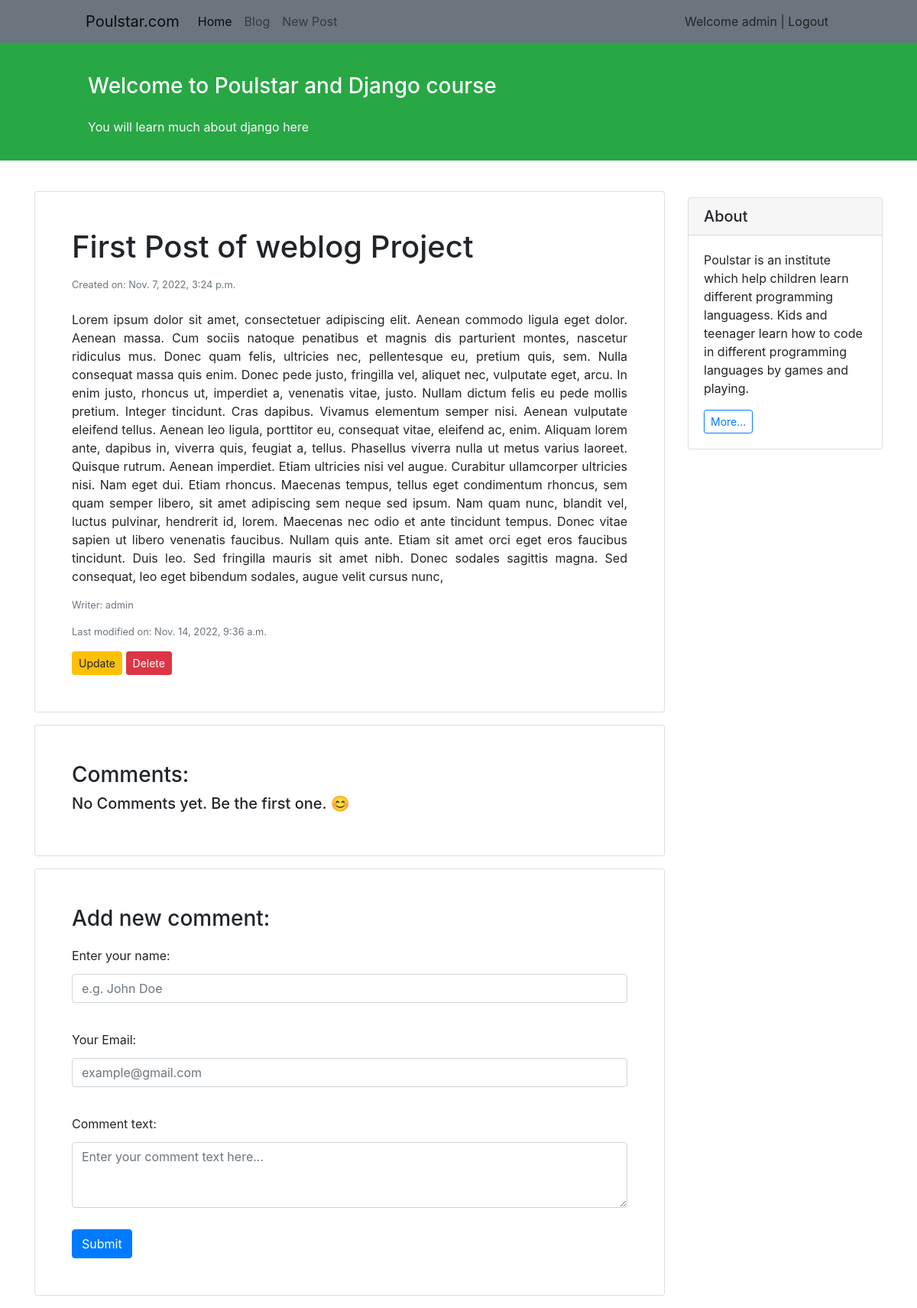
Page /blog/1/ (signed in) on the committed database.
### blog/models.py (models this page shows, shortened)
class Post(models.Model):
    STATUS_CHOICES = (
        ('pub', 'published'),
        ('drf', 'draft'),
    )
    title = models.CharField(max_length=100)
    text = models.TextField()
    author = models.ForeignKey(to='auth.User', on_delete=models.CASCADE)
    datetime_created = models.DateTimeField(auto_now_add=True)
    datetime_modified = models.DateTimeField(auto_now=True)
    status = models.CharField(choices=STATUS_CHOICES, max_length=3)

### blog/views.py (the view)
# urls.py: path('<int:pk>/', views.post_detail_view, name='post_detail'),
def post_detail_view(request, pk):
    post = get_object_or_404(Post, pk=pk)
    comments = Comment.objects.filter(post=post)
    context = { 'post': post , 'comments': comments}
    if request.method=='POST':
        author = request.POST.get('author_name')
        email = request.POST.get('email')
        text = request.POST.get('text')
        Comment.objects.create(author=author, author_email=email, text=text, likes=0, post=post)
    return render(request, 'blog/post_detail.html', context)

### blog/templates/blog/post_detail.html (shortened to what this page needs)
{% extends '_base.html' %}
{% block content %}
<div class="container mt-4">
    <div class="row">
        <div class="col-9">
            <div class="card shadow my-3 p-5">
                <h1>{{ post.title }}</h1>
                <p class="small text-muted mt-2">Created on: {{ post.datetime_created }}</p>
                <p class="mt-2" style="text-align: justify"> {{ post.text }}
                </p>
                <p class="small text-muted">Writer: {{ post.author }}</p>
                <p class="small text-muted mt">Last modified on: {{ post.datetime_modified }}</p>
                <div>
                    <a href = "{% url 'update' post.id %}" class="btn btn-sm btn-warning">Update</a>
                    <a href = "{% url 'delete' post.id %}" class="btn btn-sm btn-danger">Delete</a>
                </div>
            </div>
            <div class="card shadow my-3 p-5">
                <h3>Comments:</h3>
                {% if comments %}
                    {% for comment in comments %}
                    <h4>
                        Author: {{ comment.author }}
                    </h4>
                    <h5>
                        {{ comment.text }}
                    </h5>
                    <h6>
                        <span>
                            email: {{ comment.author_email }}
                        </span>
                        <span>
                            {{ comment.likes }} 💗
                        </span>
                        <hr>
                    </h6>
                    {% endfor %}
                {% else %}
                    <h5>
                        No Comments yet. Be the first one. 😊
                    </h5>
                {% endif %}
            </div>
            <div class="card shadow my-3 p-5">
                <h3>Add new comment:</h3>
                <form method="POST">
                    <div class="form-group py-2">
                        <label class="py-1" for="author_name">Enter your name:</label>
                        <input type="text" class="form-control" placeholder="e.g. John Doe" name="author_name">
                    </div>
                    <div class="form-group py-2">
                        <label class="py-1" for="email">Your Email:</label>
                        <input type="email" class="form-control" placeholder="example@gmail.com" name="email">
                    </div>
                    <div class="form-group py-2">
                        <label class="py-1" for="comment_text">Comment text:</label>
                        <textarea class="form-control" name="text" rows="3" placeholder="Enter your comment text here..."></textarea>
                    </div>
                    <button type="submit" class="btn btn-primary mt-1">Submit</button>
                </form>
            </div>
        </div>
        <div class="col-3">
            <div class="card my-4">
                <h5 class="card-header">About</h5>
                <div class="card-body">
                    <p class="card-text";>Poulstar is an institute which help children learn
                        different programming languagess. Kids and teenager learn how to
                        code in different programming languages by games and playing.
                    </p>
                    <a href="#"
                       class="btn btn-sm btn-outline-primary">
                       More...
                    </a>
                </div>
            </div>
        </div>
    </div>
</div>
{% endblock content %}

### templates/_base.html (shortened to what this page needs)
<!doctype html>
<html lang="en">
<head>
    <link rel="stylesheet" href="https://cdn.jsdelivr.net/npm/bootstrap@4.0.0/dist/css/bootstrap.min.css">
</head>
<body>
<nav class="navbar navbar-expand-lg navbar-light bg-secondary">
    <div class="container-fluid mx-5 px-5">
        <a class="navbar-brand" href="https://www.poulstar.com" target="_blank">Poulstar.com</a>
        <div class="collapse navbar-collapse" id="navbarNavAltMarkup">
            <div class="navbar-nav">
                <a class="nav-link active" aria-current="page" href="{% url 'posts_list' %}">Home</a>
                <a class="nav-link" href="{% url 'posts_list' %}">Blog</a>
                <a class="nav-link" href="{% url 'create' %}">New Post</a>
            </div>
        </div>
        <div class="mx-1">
            {% if user.is_authenticated %}
                <span> Welcome {{ user.username }} </span> | <a href={% url 'logout' %} style="color: #222"> Logout </a>
            {% else %}
                <a href="{% url 'login' %}" style="color: #222">Login</a> | <a href={% url 'signup' %} style="color: #222"> Sign Up </a>
            {% endif %}
        </div>
    </div>
</nav>
<div class="container-fluid bg-success">
    <div class="row py-3">
        <div class="col-md-8 col-md-10 mx-auto">
            <h3 class="my-4 mt-3 text-white">Welcome to Poulstar and Django course</h3>
            <p class="text-light">You will learn much about django here</p>
        </div>
    </div>
</div>
{% block content %}
{% endblock content %}
</body>
</html>

### rows in the picture
Post: title "First Post of weblog Project", datetime_created "Nov. 7, 2022, 3:24 p.m.", text "Lorem ipsum dolor sit amet, consectetuer adipiscing elit. Aenean commodo ligula eget dolor. Aenean massa. Cum sociis natoque penatibus et magnis dis parturient montes, nascetur ridiculus mus. Donec quam felis, ultricies nec, pellentesque eu, pretium quis, sem. Nulla consequat massa quis enim. Donec pede justo, fringilla vel, aliquet nec, vulputate eget, arcu. In enim justo, rhoncus ut, imperdiet a, venenatis vitae, justo. Nullam dictum felis eu pede mollis pretium. Integer tincidunt. Cras dapibus. Vivamus elementum semper nisi. Aenean vulputate eleifend tellus. Aenean leo ligula, porttitor eu, consequat vitae, eleifend ac, enim. Aliquam lorem ante, dapibus in, viverra quis, feugiat a,…", author "admin", datetime_modified "Nov. 14, 2022, 9:36 a.m."

### other values in the picture
{{ user.username }} "admin"
